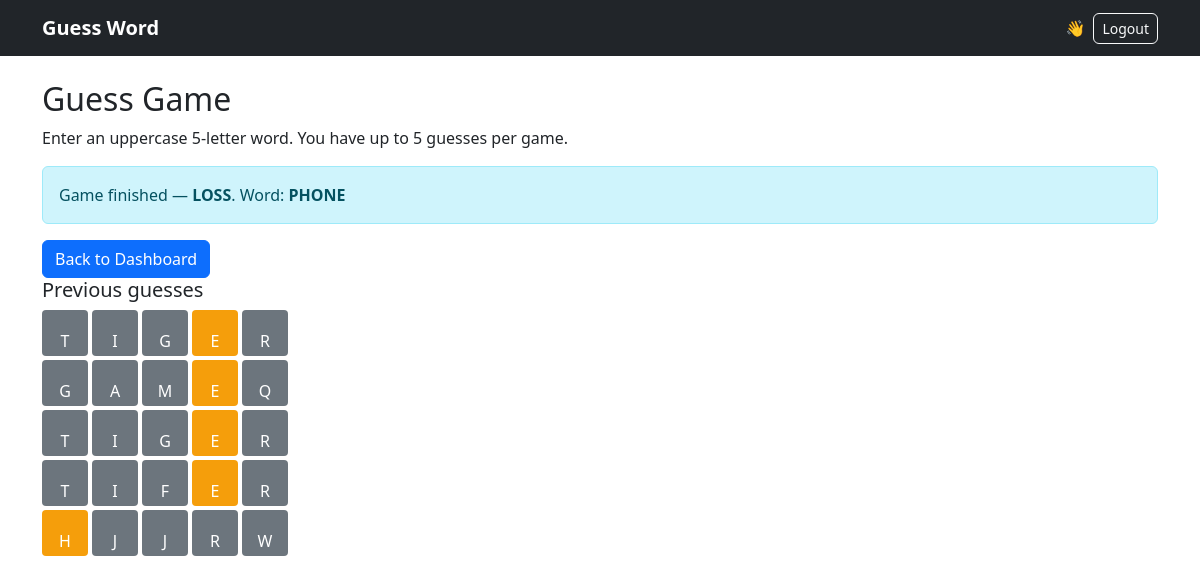
The page /game/8 (signed in) on the database its author committed.
### models.py (models this page shows)
class Game(db.Model):
    id = db.Column(db.Integer, primary_key=True)
    user_id = db.Column(db.Integer, db.ForeignKey("user.id"))
    chosen_word = db.Column(db.String(5))
    date = db.Column(db.Date)
    status = db.Column(db.String(10))  # WIN, LOSS, None
    attempts = db.Column(db.Integer, default=0)

class Guess(db.Model):
    id = db.Column(db.Integer, primary_key=True)
    game_id = db.Column(db.Integer, db.ForeignKey("game.id"), nullable=False)
    guess_word = db.Column(db.String(5), nullable=False)
    attempt_number = db.Column(db.Integer, nullable=False)
    result = db.Column(db.String(5), nullable=False)  # e.g. "GOGXY"
    created_at = db.Column(db.DateTime, default=datetime.utcnow, nullable=False)

### app.py (the view, shortened to what this page needs)
@app.route("/game/<int:game_id>", methods=["GET", "POST"])
@login_required
def view_game(game_id):
    game = Game.query.get_or_404(game_id)
    if game.user_id != current_user.id and not current_user.is_admin():
        flash("Not authorized to view that game.", "danger")
        return redirect(url_for("player_dashboard"))
    guesses = Guess.query.filter_by(game_id=game.id).order_by(Guess.attempt_number).all()
    display = []
    for g in guesses:
        colors = []
        for ch in g.result:
            if ch == "G":
                colors.append("green")
            elif ch == "O":
                colors.append("orange")
            else:
                colors.append("grey")
        display.append({"word": g.guess_word, "colors": colors, "attempt": g.attempt_number})
    for row in display:
        row['zipped'] = list(zip(row['word'], row['colors']))  # Use dictionary keys
    return render_template("game.html", game=game, display=display)

### app.py (called while the page is built)
@login_manager.user_loader
def load_user(user_id):
    try:
        return User.query.get(int(user_id))
    except Exception:
        return None

@app.context_processor
def inject_now():
    return {"current_year": datetime.utcnow().year}

### models.py (called while the page is built)
    def is_admin(self) -> bool:
        return self.role.upper() in ["ADMIN", "HEAD_ADMIN"]

### templates/game.html (shortened to what this page needs)
{% extends "base.html" %}
{% block content %}
<h2>Guess Game</h2>
<p>Enter an uppercase 5-letter word. You have up to 5 guesses per game.</p>
{% if game.status %}
  <div class="alert alert-info">
    Game finished — <strong>{{ game.status }}</strong>. Word: <strong>{{ game.chosen_word }}</strong>
  </div>
  <a class="btn btn-primary" href="{{ url_for('player_dashboard') }}">Back to Dashboard</a>
{% else %}
  <form method="post" class="mb-3">
    <input type="text" name="guess" maxlength="5" class="form-control text-uppercase" placeholder="GUESS" required>
    <button class="btn btn-primary mt-2">Submit Guess</button>
  </form>
{% endif %}
<h5>Previous guesses</h5>
{% if display %}
  {% for row in display %}
    <div class="d-flex mb-1">
      {% for ch, color in row.zipped %}
        {% if color == 'green' %}
          {% set bg = '#198754' %}
        {% elif color == 'orange' %}
          {% set bg = '#f59e0b' %}
        {% else %}
          {% set bg = '#6c757d' %}
        {% endif %}
        <div class="p-2 text-center text-white me-1"
             style="width:46px; height:46px; line-height:46px; border-radius:4px; background-color: {{ bg }};">
          {{ ch }}
        </div>
      {% endfor %}
    </div>
  {% endfor %}
{% else %}
  <p class="text-muted">No guesses yet.</p>
{% endif %}
{% endblock %}

### static/style.css (style rules this page uses)
body { font-family: system-ui, -apple-system, "Segoe UI", Roboto, "Helvetica Neue", Arial; }
.btn { border-radius: 6px; }

### rows shown on the page
Game: status "LOSS", chosen_word "PHONE"
Guess: zipped "T" "I" "G" "E" "R"
Guess: zipped "G" "A" "M" "E" "Q"
Guess: zipped "T" "I" "G" "E" "R"
Guess: zipped "T" "I" "F" "E" "R"
Guess: zipped "H" "J" "J" "R" "W"
